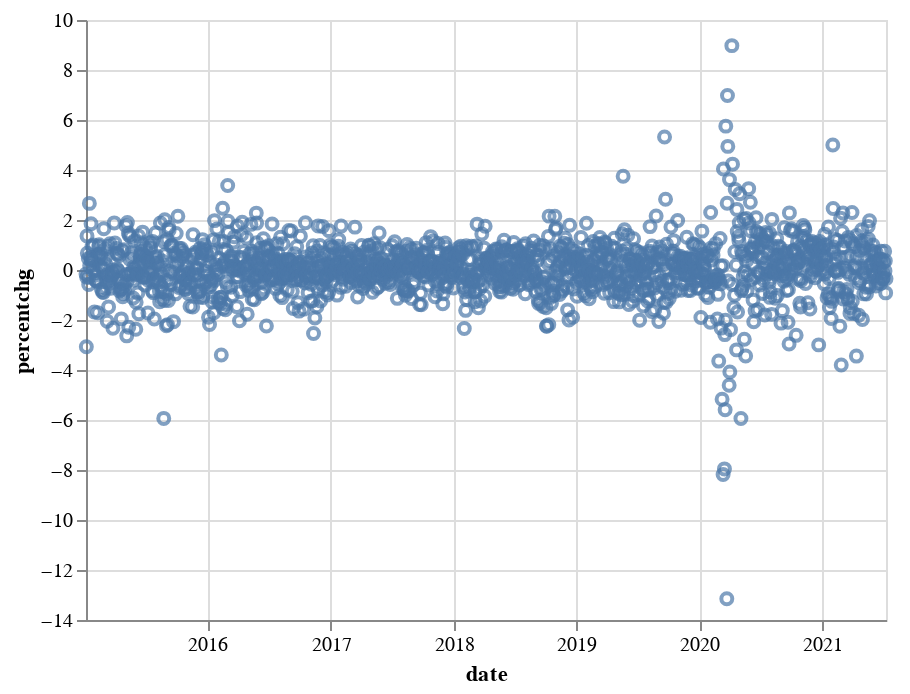

The code cell stored with this chart in its notebook:
### Code cell
alt.Chart(altdata_closepercentchg10).mark_point().encode(
    x='date',
    y='percentchg'
)

### Figure 1 — Vega-Lite specification as saved in the notebook (floating-point values rounded to 4 significant figures; data arrays with more than 128 entries replaced by an {"elided": "..."} marker saying what was removed)
{"config": {"view": {"continuousWidth": 400, "continuousHeight": 300}}, "data": {"name": "data-6bbc32ebb1ddbcf47211c67f9a4c3eec"}, "mark": "point", "encoding": {"x": {"type": "temporal", "field": "date"}, "y": {"type": "quantitative", "field": "percentchg"}}, "$schema": "https://vega.github.io/schema/vega-lite/v4.8.1.json", "datasets": {"data-6bbc32ebb1ddbcf47211c67f9a4c3eec": {"elided": "1600 records"}}}
